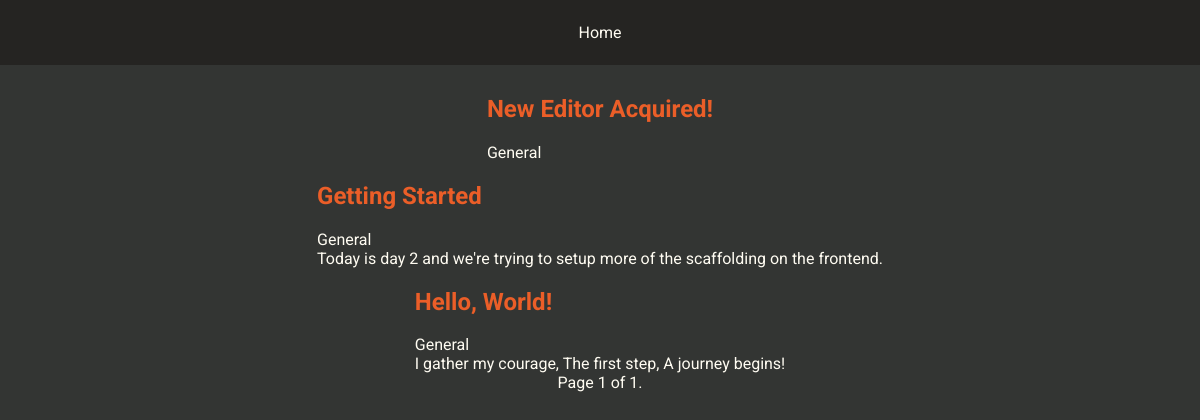
The app's page /, older data.
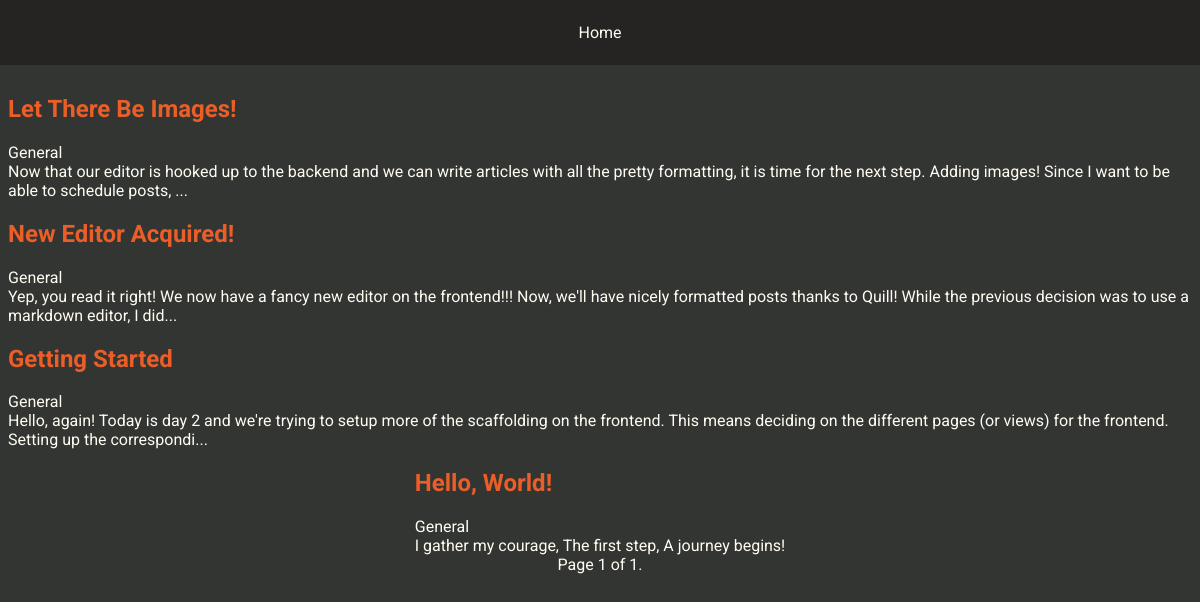
The same page, newer data.
### blog/models.py (models this page shows, shortened)
class Article(models.Model):
    class Status(models.TextChoices):
        DRAFT = "DR", _("Draft")
        SCHEDULED = "SC", _("Scheduled")
        PUBLISHED = "PU", _("Published")
    title = models.CharField(max_length=250)
    slug = models.SlugField(max_length=255, unique=True)
    content = models.TextField()
    excerpt = models.TextField(max_length=200, blank=True)
    topic = models.ForeignKey(Topic, on_delete=models.SET_NULL, null=True)
    tags = models.ManyToManyField(Tag, blank=True)
    status = models.CharField(max_length=2, choices=Status, default=Status.DRAFT)
    featured_image = models.ImageField(upload_to='media/images/', blank=True)
    created_at = models.DateTimeField(auto_now_add=True)
    updated_at = models.DateTimeField(auto_now=True)
    published_at = models.DateTimeField(null=True, blank=True)
    author = models.ForeignKey(User, on_delete=models.CASCADE)
    class Meta:
        ordering = ['-published_at', '-created_at']
        indexes = [
            models.Index(fields=['status', 'published_at']),
        ]

class Topic(models.Model):
    name = models.CharField(max_length=100, unique=True)
    slug = models.SlugField(max_length=100, unique=True)
    description = models.TextField(blank=True)
    def __str__(self):
        return self.name

### blog/views.py (the view)
# urls.py: path("", views.index, name="index"),
def index(request):
    ARTICLES_PER_PAGE = 10
    page_number = request.GET.get('page', 1)
    articles = Article.objects.filter(status=Article.Status.PUBLISHED)
    paginator = Paginator(articles, ARTICLES_PER_PAGE)
    try:
        page_obj = paginator.page(page_number)
    except EmptyPage as e:
        return render(request, 'blog/index.html', {"message": str(e)})
    return render(request, 'blog/index.html', {"page_obj": page_obj})

### blog/templates/blog/index.html (shortened to what this page needs)
{% extends 'blog/layout.html' %}
{% load static %}
{% block css %}
    <link rel="stylesheet" href="{% static 'blog/css/index.css' %}">
{% endblock %}
{% block body %}
    {% if page_obj %}
        {% for article in page_obj %}
            <article class="article-card">
                <h2><a href="{% url 'blog:article' article.slug %}">{{ article.title }}</a></h2>
                <div>{{ article.topic }}</div>
                <div>{{ article.excerpt }}</div>
            </article>
        {% endfor %}
        <div class="pagination">
            <span class="step-links">
                <span class="current">
                    Page {{ page_obj.number }} of {{ page_obj.paginator.num_pages }}.
                </span>
            </span>
        </div>
    {% endif %}
{% endblock %}

Row changes from the older to the newer data that the page shows:
added Article: title "Let There Be Images!", topic "General", excerpt "Now that our editor is hooked up to the backend and we can write articles with all the pretty formatting, it is time for the next step. Adding images! Since I want to be able to schedule posts, ..."
changed Article "New Editor Acquired!": excerpt (not shown) → "Yep, you read it right! We now have a fancy new editor on the frontend!!! Now, we'll have nicely formatted posts thanks to Quill! While the previous decision was to use a markdown editor, I did..."
changed Article "Getting Started": excerpt "Today is day 2 and we're trying to setup more of the scaffolding on the frontend." → "Hello, again! Today is day 2 and we're trying to setup more of the scaffolding on the frontend. This means deciding on the different pages (or views) for the frontend. Setting up the correspondi..."
